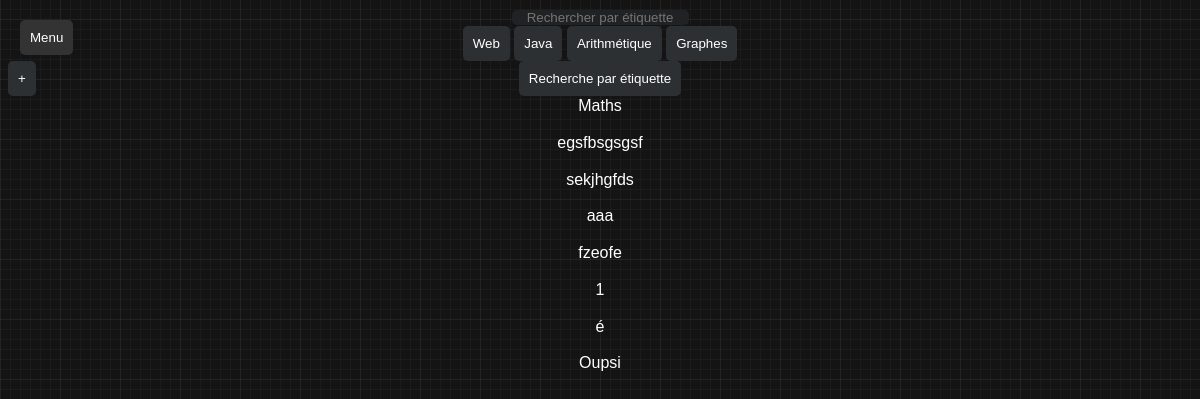
Page /pagesQuestion on the earlier database version.
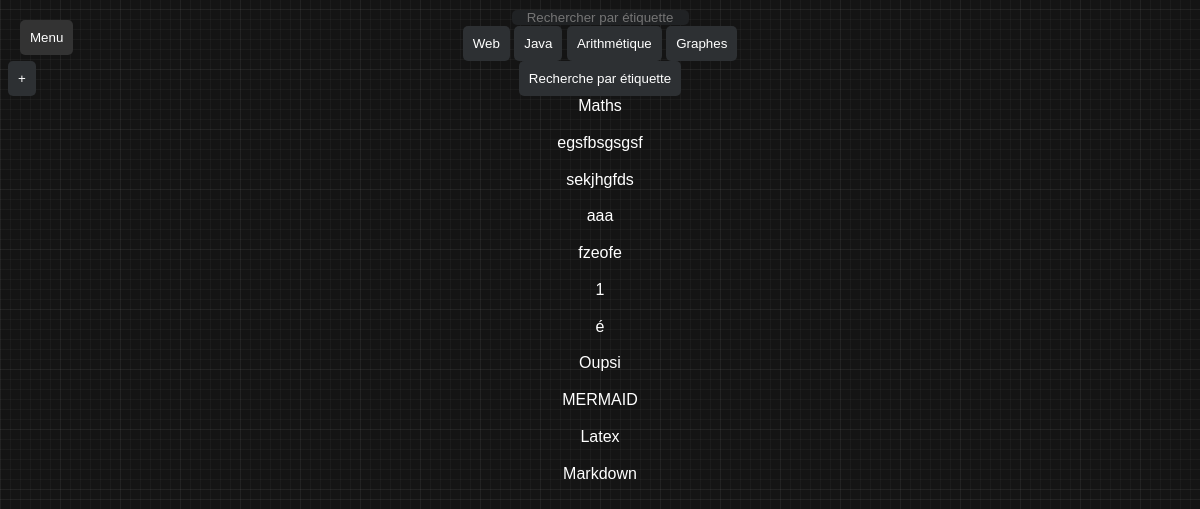
Same page on the later database version.
### wams/db.py (models this page shows, shortened)
class question(db.Model):
    id = db.Column(db.Integer(), primary_key=True)
    Label = db.Column(db.String(), nullable =False)
    Etiquette = db.Column(db.String(), nullable =False)
    Question = db.Column(db.String(), nullable =False)
    Réponse1 = db.Column(db.String(), nullable =False)
    Réponse2 = db.Column(db.String(), nullable =True)
    Réponse3 = db.Column(db.String(), nullable =True)
    Réponse4 = db.Column(db.String(), nullable =True)
    bonne_reponse = db.Column(db.String())

### wams/routes.py (the view)
@app.route('/pagesQuestion', methods=['GET', 'POST'])
def pagesQuestion():
    return render_template('pagesQuestion.html', questions=question.query.all(), globalTags=globalTags, len=len(globalTags), len9 = len(globalTags) if len(globalTags)<9 else 9)# listeTags = listeTags, lenTags = len(listeTags))

### wams/templates/pagesQuestion.html (shortened to what this page needs)
{% extends 'base.html' %}
{% block listageQuestions %}
    <input id = "Etiquette" placeholder="Rechercher par étiquette"></input>
    <br/>
    {% for tag in range(0, len9) %}
        <button id = "{{ globalTags[tag] }}" class = "tagButton" type = "button">{{ globalTags[tag] }}</button>
    {% endfor %}
    <button id = "plus" type = "button" class = "plus" style = 'display: block;'>+</button>
    <br/>
    <button id = "submitRechercheTags" type = "button" class="submitRechercheTags">Recherche par étiquette</button>
    {% if listeTags|length == 0 %}
        {% for q in questions %}
            <br/>
            <a href = "/quest/{{q.id}}">{{q.Label}}</a>
            <br/>
        {% endfor %}
    {% endif %}
{% endblock %}

### wams/templates/base.html (shortened to what this page needs)
<!DOCTYPE html>
<html lang="en">
<head>
    <link rel="stylesheet" href="{{ url_for('static', filename='css/style.css') }}">
    <link rel="stylesheet" href="//cdnjs.cloudflare.com/ajax/libs/highlight.js/11.7.0/styles/default.min.css">
    <button class="menu-toggle">Menu</button>
</head>
<body>
    {% block listageQuestions %}
    {% endblock %}
</body>
</html>

### wams/static/css/style.css (style rules this page uses)
* { text-align: center; vertical-align: middle; padding: 0; text-decoration: none; list-style: none; color: white; }
body { font-family: "Gill Sans", sans-serif; background-image: repeating-linear-gradient(90deg, hsla(57,0%,42%,0.09) 0px, hsla(57,0%,42%,0.09) 1px,transparent 1px, transparent 60px),repeating-linear-gradient(0deg, hsla(57,0%,42%,0.09) 0px, hsla(57,0%,42%,0.09) 1px,transparent 1px, transparent 60px),repeating-linear-gradient(0deg, hsla(57,0%,42%,0.09) 0px, hsla(57,0%,42%,0.09) 1px,transparent 1px, transparent 10px),repeating-linear-gradient(90deg, hsla(57,0%,42%,0.09) 0px, hsla(57,0%,42%,0.09) 1px,transparent 1px, transparent 10px),linear-gradient(90deg, rgb(20,20,20),rgb(20,20,20)); }
input { border-radius: 5px; border: none; background-color: #202224; color: white; }
button { border-radius: 5px; border: none; background-color: #2d3033; color: white; padding: 10px; transition: background-color 0.5s ease; cursor: pointer; }
#plus { position: absolute; }
.menu-toggle { position: fixed; top: 20px; left: 20px; padding: 10px; background-color: #333; color: #fff; border: none; cursor: pointer; }

Differences in the rows shown:
added question: Label "MERMAID"
added question: Label "Latex"
added question: Label "Markdown"
